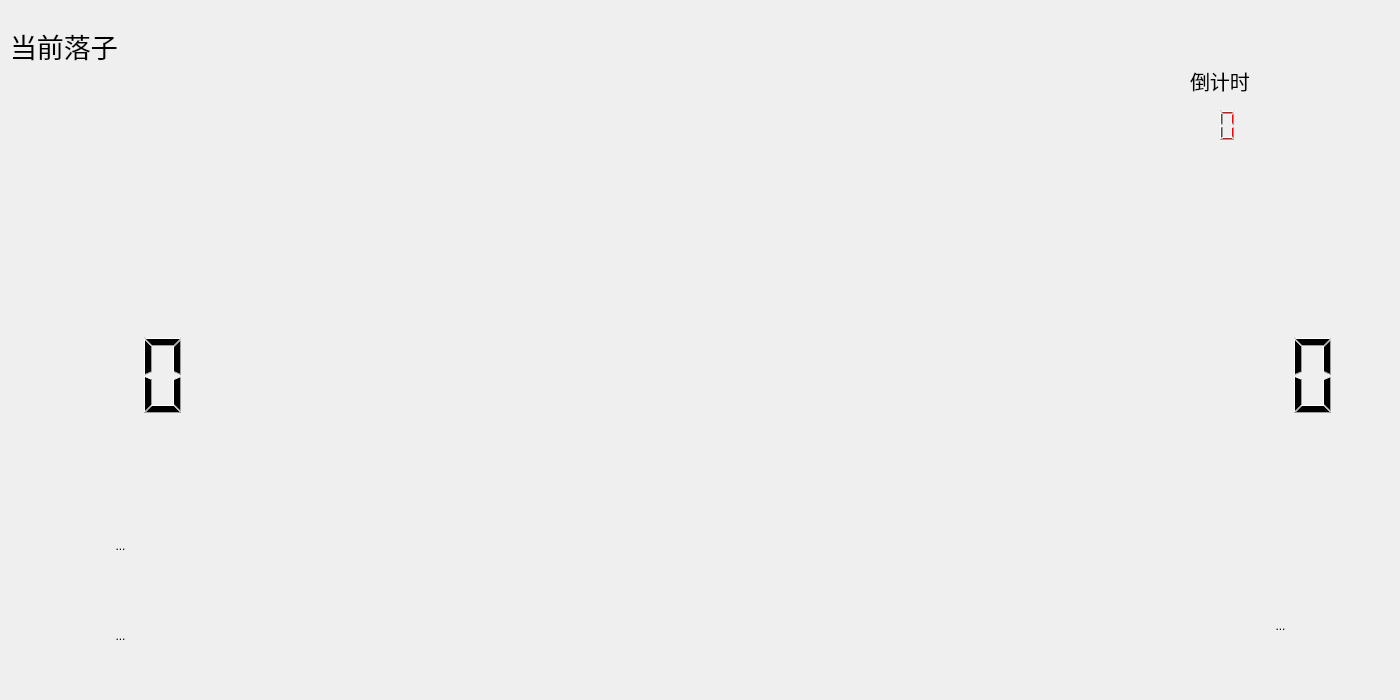
<?xml version="1.0" encoding="UTF-8"?>
<ui version="4.0">
 <class>Widget</class>
 <widget class="QWidget" name="Widget">
  <property name="geometry">
   <rect>
    <x>0</x>
    <y>0</y>
    <width>1400</width>
    <height>700</height>
   </rect>
  </property>
  <property name="minimumSize">
   <size>
    <width>1400</width>
    <height>700</height>
   </size>
  </property>
  <property name="maximumSize">
   <size>
    <width>1400</width>
    <height>700</height>
   </size>
  </property>
  <property name="windowTitle">
   <string>黑白棋</string>
  </property>
  <property name="windowIcon">
   <iconset resource="images.qrc">
    <normaloff>:/images/logo.png</normaloff>:/images/logo.png</iconset>
  </property>
  <widget class="QLCDNumber" name="BlackCount">
   <property name="geometry">
    <rect>
     <x>80</x>
     <y>330</y>
     <width>121</width>
     <height>91</height>
    </rect>
   </property>
   <property name="frameShape">
    <enum>QFrame::NoFrame</enum>
   </property>
   <property name="digitCount">
    <number>2</number>
   </property>
  </widget>
  <widget class="QLCDNumber" name="WhiteCount">
   <property name="geometry">
    <rect>
     <x>1230</x>
     <y>330</y>
     <width>121</width>
     <height>91</height>
    </rect>
   </property>
   <property name="frameShape">
    <enum>QFrame::NoFrame</enum>
   </property>
   <property name="digitCount">
    <number>2</number>
   </property>
  </widget>
  <widget class="QLCDNumber" name="Time">
   <property name="geometry">
    <rect>
     <x>1150</x>
     <y>80</y>
     <width>91</width>
     <height>91</height>
    </rect>
   </property>
   <property name="palette">
    <palette>
     <active>
      <colorrole role="WindowText">
       <brush brushstyle="SolidPattern">
        <color alpha="255">
         <red>255</red>
         <green>0</green>
         <blue>0</blue>
        </color>
       </brush>
      </colorrole>
     </active>
     <inactive>
      <colorrole role="WindowText">
       <brush brushstyle="SolidPattern">
        <color alpha="255">
         <red>255</red>
         <green>0</green>
         <blue>0</blue>
        </color>
       </brush>
      </colorrole>
     </inactive>
     <disabled>
      <colorrole role="WindowText">
       <brush brushstyle="SolidPattern">
        <color alpha="255">
         <red>120</red>
         <green>120</green>
         <blue>120</blue>
        </color>
       </brush>
      </colorrole>
     </disabled>
    </palette>
   </property>
   <property name="frameShape">
    <enum>QFrame::NoFrame</enum>
   </property>
   <property name="digitCount">
    <number>5</number>
   </property>
  </widget>
  <widget class="QToolButton" name="Start">
   <property name="geometry">
    <rect>
     <x>70</x>
     <y>610</y>
     <width>101</width>
     <height>51</height>
    </rect>
   </property>
   <property name="text">
    <string>...</string>
   </property>
   <property name="icon">
    <iconset resource="images.qrc">
     <normaloff>:/images/restart.png</normaloff>:/images/restart.png</iconset>
   </property>
   <property name="iconSize">
    <size>
     <width>200</width>
     <height>200</height>
    </size>
   </property>
   <property name="autoRaise">
    <bool>true</bool>
   </property>
  </widget>
  <widget class="QToolButton" name="Exit">
   <property name="geometry">
    <rect>
     <x>1220</x>
     <y>590</y>
     <width>121</width>
     <height>71</height>
    </rect>
   </property>
   <property name="text">
    <string>...</string>
   </property>
   <property name="icon">
    <iconset resource="images.qrc">
     <normaloff>:/images/quit.png</normaloff>:/images/quit.png</iconset>
   </property>
   <property name="iconSize">
    <size>
     <width>200</width>
     <height>200</height>
    </size>
   </property>
   <property name="autoRaise">
    <bool>true</bool>
   </property>
  </widget>
  <widget class="QLabel" name="Black">
   <property name="geometry">
    <rect>
     <x>230</x>
     <y>10</y>
     <width>71</width>
     <height>71</height>
    </rect>
   </property>
   <property name="text">
    <string/>
   </property>
   <property name="pixmap">
    <pixmap resource="images.qrc">:/images/heiqi.tga</pixmap>
   </property>
   <property name="scaledContents">
    <bool>true</bool>
   </property>
  </widget>
  <widget class="QLabel" name="White">
   <property name="geometry">
    <rect>
     <x>230</x>
     <y>10</y>
     <width>71</width>
     <height>71</height>
    </rect>
   </property>
   <property name="text">
    <string/>
   </property>
   <property name="pixmap">
    <pixmap resource="images.qrc">:/images/baiqi.tga</pixmap>
   </property>
   <property name="scaledContents">
    <bool>true</bool>
   </property>
  </widget>
  <widget class="QToolButton" name="Pause">
   <property name="geometry">
    <rect>
     <x>60</x>
     <y>520</y>
     <width>121</width>
     <height>51</height>
    </rect>
   </property>
   <property name="text">
    <string>...</string>
   </property>
   <property name="icon">
    <iconset resource="images.qrc">
     <normaloff>:/images/pause.png</normaloff>:/images/pause.png</iconset>
   </property>
   <property name="iconSize">
    <size>
     <width>300</width>
     <height>200</height>
    </size>
   </property>
   <property name="autoRaise">
    <bool>true</bool>
   </property>
  </widget>
  <widget class="QLabel" name="YouWin">
   <property name="geometry">
    <rect>
     <x>390</x>
     <y>90</y>
     <width>631</width>
     <height>501</height>
    </rect>
   </property>
   <property name="text">
    <string/>
   </property>
   <property name="pixmap">
    <pixmap resource="images.qrc">:/images/youwin.png</pixmap>
   </property>
   <property name="scaledContents">
    <bool>true</bool>
   </property>
  </widget>
  <widget class="QLabel" name="YouLose">
   <property name="geometry">
    <rect>
     <x>460</x>
     <y>190</y>
     <width>471</width>
     <height>321</height>
    </rect>
   </property>
   <property name="text">
    <string/>
   </property>
   <property name="pixmap">
    <pixmap resource="images.qrc">:/images/lose.png</pixmap>
   </property>
   <property name="scaledContents">
    <bool>true</bool>
   </property>
  </widget>
  <widget class="QLabel" name="Draw">
   <property name="geometry">
    <rect>
     <x>590</x>
     <y>290</y>
     <width>221</width>
     <height>121</height>
    </rect>
   </property>
   <property name="text">
    <string/>
   </property>
   <property name="pixmap">
    <pixmap resource="images.qrc">:/images/draw.png</pixmap>
   </property>
   <property name="scaledContents">
    <bool>true</bool>
   </property>
  </widget>
  <widget class="QLabel" name="label">
   <property name="geometry">
    <rect>
     <x>1190</x>
     <y>60</y>
     <width>201</width>
     <height>41</height>
    </rect>
   </property>
   <property name="font">
    <font>
     <pointsize>15</pointsize>
    </font>
   </property>
   <property name="text">
    <string>倒计时</string>
   </property>
  </widget>
  <widget class="QLabel" name="Black_2">
   <property name="geometry">
    <rect>
     <x>120</x>
     <y>250</y>
     <width>71</width>
     <height>71</height>
    </rect>
   </property>
   <property name="text">
    <string/>
   </property>
   <property name="pixmap">
    <pixmap resource="images.qrc">:/images/heiqi.tga</pixmap>
   </property>
   <property name="scaledContents">
    <bool>true</bool>
   </property>
  </widget>
  <widget class="QLabel" name="White_2">
   <property name="geometry">
    <rect>
     <x>1270</x>
     <y>250</y>
     <width>71</width>
     <height>71</height>
    </rect>
   </property>
   <property name="text">
    <string/>
   </property>
   <property name="pixmap">
    <pixmap resource="images.qrc">:/images/baiqi.tga</pixmap>
   </property>
   <property name="scaledContents">
    <bool>true</bool>
   </property>
  </widget>
  <widget class="QLabel" name="label_2">
   <property name="geometry">
    <rect>
     <x>10</x>
     <y>10</y>
     <width>291</width>
     <height>71</height>
    </rect>
   </property>
   <property name="font">
    <font>
     <family>Arial</family>
     <pointsize>20</pointsize>
    </font>
   </property>
   <property name="text">
    <string>当前落子</string>
   </property>
  </widget>
 </widget>
 <layoutdefault spacing="6" margin="11"/>
 <resources>
  <include location="images.qrc"/>
 </resources>
 <connections/>
</ui>
